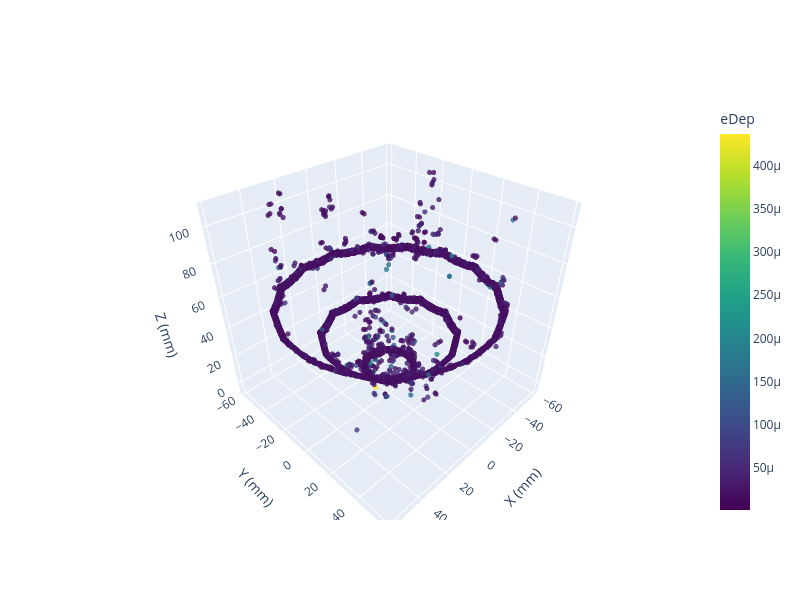

Write notebook code for a chart like this one.
### Code cell
# interactive visualization of the hits

x_positions = np.concatenate(df_digi["positionX"])
y_positions = np.concatenate(df_digi["positionY"])
z_positions = np.concatenate(df_digi["positionZ"])
eDep_values = np.concatenate(df_digi["eDep"])

# Create a 3D interactive scatter plot
fig = go.Figure(data=[go.Scatter3d(
    x=x_positions,
    y=y_positions,
    z=z_positions,
    mode='markers',
    marker=dict(
        size=3,
        color=eDep_values,  # color by energy deposition
        colorscale='Viridis',
        colorbar=dict(title='eDep'),
        opacity=0.8
    )
)])

fig.update_layout(
    title=" ",
    scene=dict(
        xaxis_title='X (mm)',
        yaxis_title='Y (mm)',
        zaxis_title='Z (mm)',
    ),
    width=800,
    height=600
)

#plt.savefig('./plots/hit_plot_10geV_muons.png')
fig.show()

### Figure 1 — Plotly figure (JSON) as saved in the notebook; plotly's stock layout.template omitted (floating-point values rounded to 4 significant figures; data arrays with more than 128 entries replaced by an {"elided": "..."} marker saying what was removed)
{"data": [{"marker": {"color": {"elided": "9750 float values"}, "colorbar": {"title": {"text": "eDep"}}, "colorscale": [[0, "#440154"], [0.1111, "#482878"], [0.2222, "#3e4989"], [0.3333, "#31688e"], [0.4444, "#26828e"], [0.5556, "#1f9e89"], [0.6667, "#35b779"], [0.7778, "#6ece58"], [0.8889, "#b5de2b"], [1, "#fde725"]], "opacity": 0.8, "size": 3}, "mode": "markers", "type": "scatter3d", "x": {"elided": "9750 float values"}, "y": {"elided": "9750 float values"}, "z": {"elided": "9750 float values"}}], "layout": {"height": 600, "scene": {"xaxis": {"title": {"text": "X (mm)"}}, "yaxis": {"title": {"text": "Y (mm)"}}, "zaxis": {"title": {"text": "Z (mm)"}}}, "title": {"text": " "}, "width": 800}}
